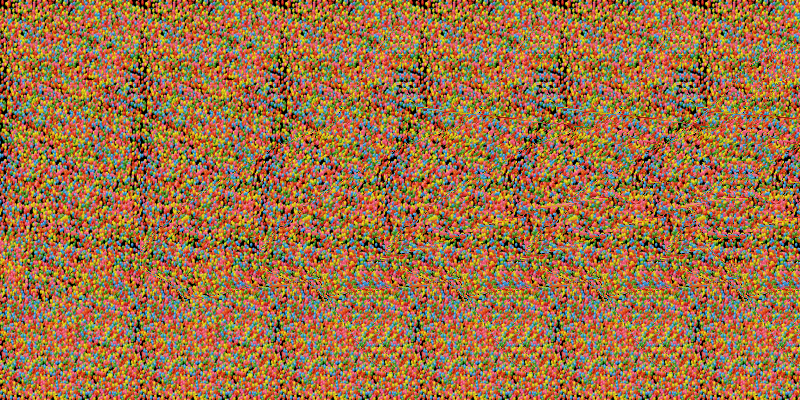
#> input picture d.png, 800 x 400 px, found by its file name
$ python Maybe_cons_d.py
#> lines starting #> are read from the running program, lines starting #| are printed output that depends on the picture
from PIL import Image

m=140


im = Image.open("/home/anyka/Project/d.png")
#> im is the input picture: PIL image 800x400 RGB; mean R, G, B 158.9, 113.5, 70.3
height, width = im.size
#> height = 800; width = 400
pix = im.load()


u = dict()
for i in range(m):
    for j in range(width):
            uo=i%m
            u[uo,j]=pix[i, j]
#> after the loop, u = 56000 items
# print(list(u.keys()))
# im.close()

im2 = Image.open("/home/anyka/Project/d.png")
new_pix = im2.load()
for i in range(height):
    for j in range(width):
        if i // m < 1:
               ui=i%m
               x=u[ui,j]
               y=pix[i,j]
               xr=x[0]
               xg=x[1]
               xb=x[2]
               yr=y[0]
               yg=y[1]
               yb=y[2]
               new_pix[i,j]=(abs(xr-yr), abs(xg-yg), abs(xb-yb))
        else:
               ui=i-140
               x=pix[ui,j]
               y=pix[i,j]
               xr=x[0]
               xg=x[1]
               xb=x[2]
               yr=y[0]
               yg=y[1]
               yb=y[2]
               new_pix[i,j]=(abs(xr-yr), abs(xg-yg), abs(xb-yb))

im2.show()
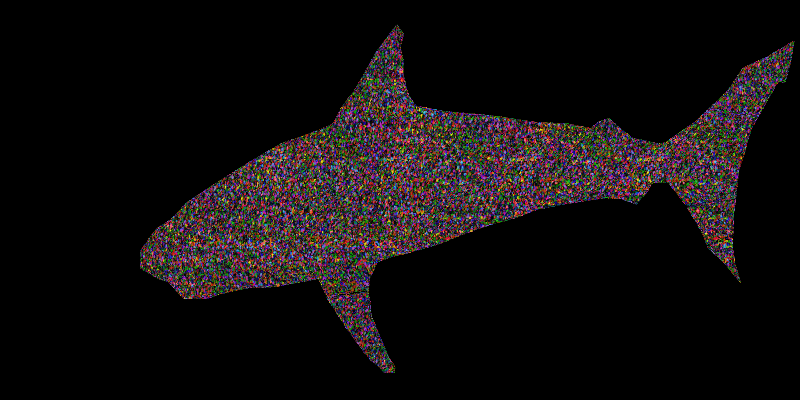
#> shown: PIL image 800x400 RGB; mean R, G, B 18, 13.9, 14.6
im2.save('Shark.png')
